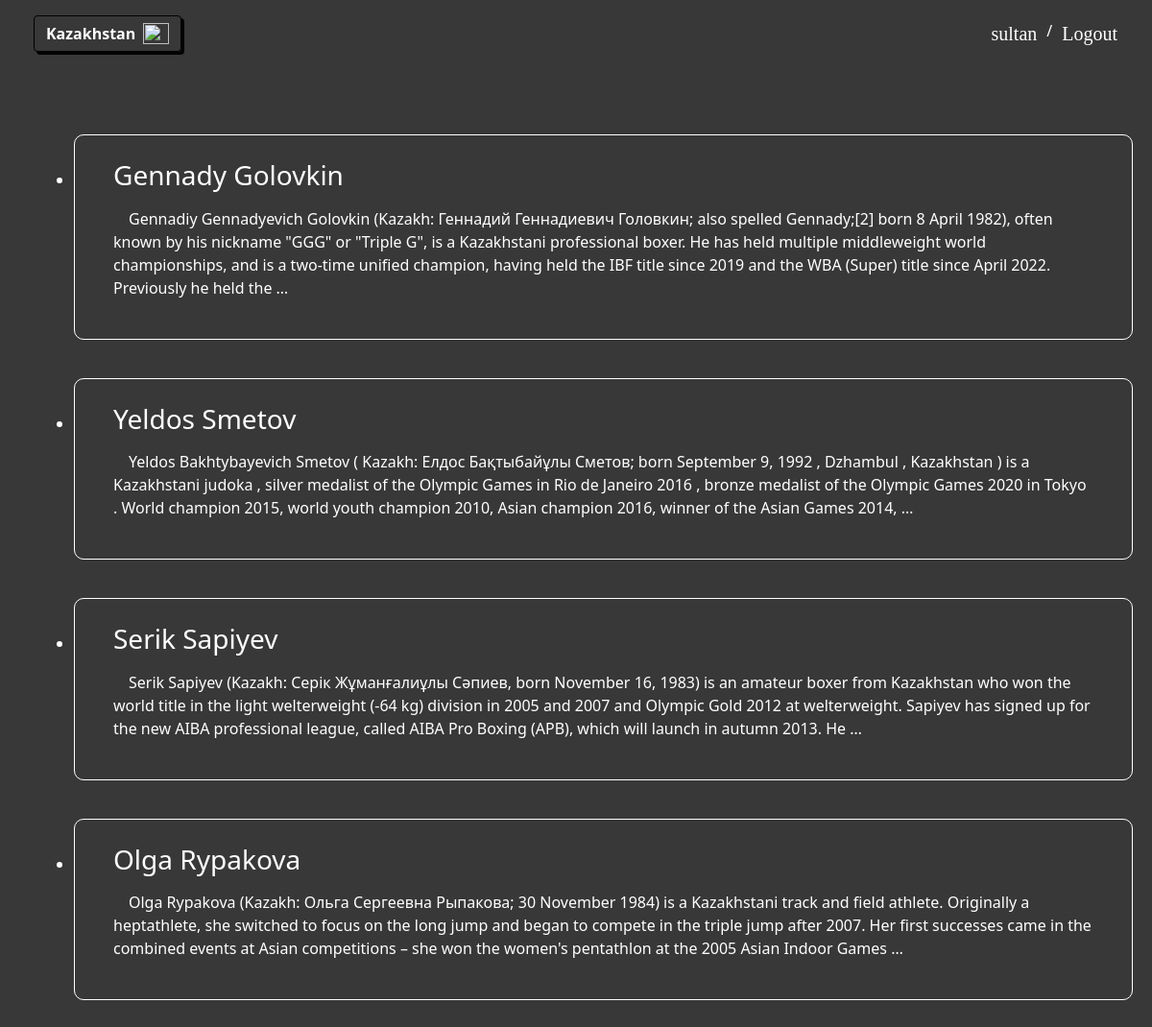
Page /sportmasters/ (signed in) on the committed database.
### kz_app/models.py (models this page shows, shortened)
class Sportmasters_of_Kazakhstan(models.Model):
    title = models.CharField(max_length=50)
    content = models.TextField(blank=True, null=True)
    time_create = models.DateTimeField(auto_now_add=True)
    time_update = models.DateTimeField(auto_now=True)
    is_published = models.BooleanField(default=True)
    link = models.CharField(max_length=250, null=True)
    slug = models.SlugField(max_length=100, unique=True, db_index=True, verbose_name='URL', null=True)
    class Meta:
        verbose_name = 'Sportmasters_of_Kazakhstan',
        verbose_name_plural = 'Sportmasters_of_Kazakhstan'

### kz_app/views.py (the view)
# urls.py: path('sportmasters/', views.womens, name='sportmasters'),
def womens(request):
    return render(request, 'kz_app/womens.html', context={'women': Sportmasters_of_Kazakhstan.objects.order_by('-id')})

### kz_app/templates/kz_app/womens.html (shortened to what this page needs)
{% extends 'kz_app/header.html' %}
    {% load static %}
    {% block body %}
        <ul class="list-articles" style="margin: 0 0 100px 0;">
            {% block post %}
            {% for id in women %}
            <a href="{{ id.slug }}">
                <li class="li">
                    <h3>{{id.title}}</h3>
                    <p>
                        {% autoescape off %}
                            {{id.content|linebreaks|truncatewords:60}}
                        {% endautoescape %}
                    </p>
                </li>
            </a>
            {%  endfor %}
            {% endblock post %}
        </ul>
    {% endblock body %}

### kz_app/templates/kz_app/header.html (shortened to what this page needs)
{% load static %}
<!doctype html>
<html lang="en">
    <head>
        <link rel="stylesheet" href="https://cdn.jsdelivr.net/npm/bootstrap@5.1.3/dist/css/bootstrap.min.css">
    </head>
    <body>
        <div class="header">
            <header class="d-flex flex-wrap py-3" style="margin-left:20px; color:white; height:100px; width: 10%;">
                <div class="cur" style="position: absolute;">
                    <button class="btn btn-toggle align-items-center rounded collapsed" id="head_btn" data-bs-toggle="collapse" data-bs-target="#home-collapse" aria-expanded="true" style="color: white; margin-left: 15px; display: flex;">
                       <b>Kazakhstan</b>&ensp;<img src="https://img.webnots.com/2020/03/Kazakhstan.png" style="width: 27px; height: 22px;">
                    </button>
                </div>
            </header>
            <div class="auth">
                {% if request.user.is_authenticated %}
                    <a style="margin-right: 10px;" href="#">{{ user.username }}</a>
                    <p style="color: white">/</p>
                    <a style="margin-left: 10px;" href="{% url 'logout' %}">Logout</a>
                {% else %}
                    <a style="margin-right: 10px;" href="{% url 'register' %}">Registration</a>
                    <p style="color: white">/</p>
                    <a style="margin-left: 10px;" href="{% url 'login' %}">Login </a>
                {% endif %}
            </div>
        </div>
        {% block body %}
        {% endblock body %}
    </body>
</html>

### kz_app/templates/kz_app/womens.html (style rules this page uses)
body { background-color: rgb(0, 0, 0, 0.78); }
ul a { text-decoration: none; color: white; }
.list-articles li { margin: 40px 20px 0 45px; color: white; padding: 25px 40px; border-radius: 10px; }
.li { border: 1px solid white; }

### kz_app/templates/kz_app/header.html (style rules this page uses)
.header { display: flex; }
* { margin: 0px auto; padding: auto; }
#head_btn { border: 1px solid black; box-shadow: #010101 3px 3px 0px; }
.auth { display: flex; margin: 20px 3% 3% 35%; }
.auth a { text-decoration: none; color: white; font-size: 20px; font-family: bold; }

### rows in the picture
Sportmasters_of_Kazakhstan: title "Gennady Golovkin", content "Gennadiy Gennadyevich Golovkin (Kazakh: Геннадий Геннадиевич Головкин; also spelled Gennady;[2] born 8 April 1982), often known by his nickname \"GGG\" or \"Triple G\", is a Kazakhstani professional boxer. He has held multiple middleweight world championships, and is a two-time unified champion, having held the IBF title since 2019 and the WBA (Super) title since April 2022. Previously he held the …"
Sportmasters_of_Kazakhstan: title "Yeldos Smetov", content "Yeldos Bakhtybayevich Smetov ( Kazakh: Елдос Бақтыбайұлы Сметов; born September 9, 1992 , Dzhambul , Kazakhstan ) is a Kazakhstani judoka , silver medalist of the Olympic Games in Rio de Janeiro 2016 , bronze medalist of the Olympic Games 2020 in Tokyo . World champion 2015, world youth champion 2010, Asian champion 2016, winner of the Asian Games 2014, …"
Sportmasters_of_Kazakhstan: title "Serik Sapiyev", content "Serik Sapiyev (Kazakh: Серік Жұманғалиұлы Сәпиев, born November 16, 1983) is an amateur boxer from Kazakhstan who won the world title in the light welterweight (-64 kg) division in 2005 and 2007 and Olympic Gold 2012 at welterweight. Sapiyev has signed up for the new AIBA professional league, called AIBA Pro Boxing (APB), which will launch in autumn 2013. He …"
Sportmasters_of_Kazakhstan: title "Olga Rypakova", content "Olga Rypakova (Kazakh: Ольга Сергеевна Рыпакова; 30 November 1984) is a Kazakhstani track and field athlete. Originally a heptathlete, she switched to focus on the long jump and began to compete in the triple jump after 2007. Her first successes came in the combined events at Asian competitions – she won the women's pentathlon at the 2005 Asian Indoor Games …"

### other values in the picture
{{ user.username }} "sultan"
